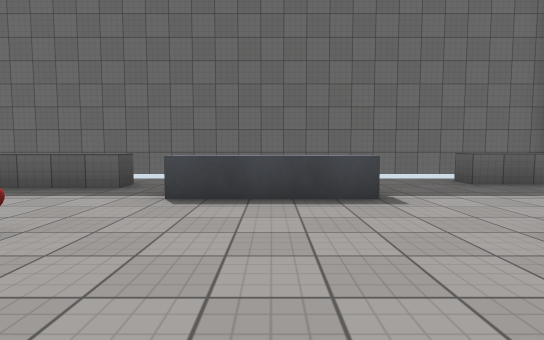
[1] (above)

17 first-person views from a walk through a scene from a Unity 3-D project. The camera is 1.2 m above the floor, tilts 4° down and sees 80° across. The floor is counted in squares, 2 m on a side. Each view is taken from the middle of a square. On the plan, view 1 faces up. The plan holds only what a view shows up to about 10 squares ahead; the rest is blank. The place goes on beyond the plan. The player is left out. Some animated figures are not drawn. Surface patterns are stand-ins for the level's own textures.

[2]
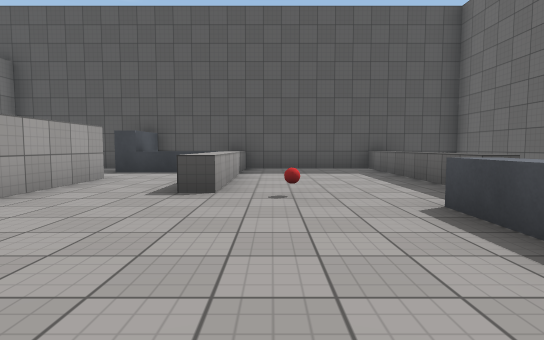

[3]
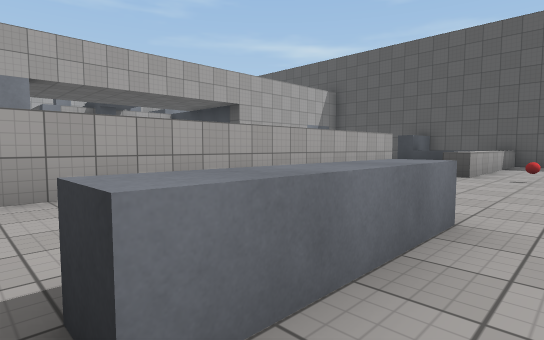

[4]
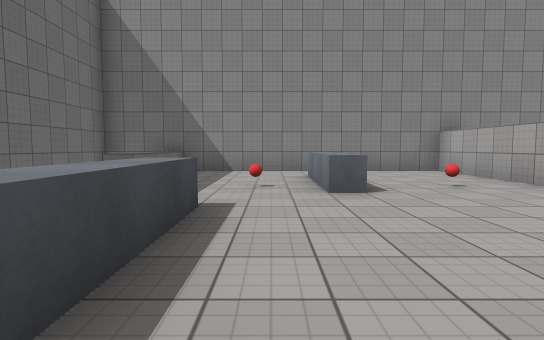

[5]
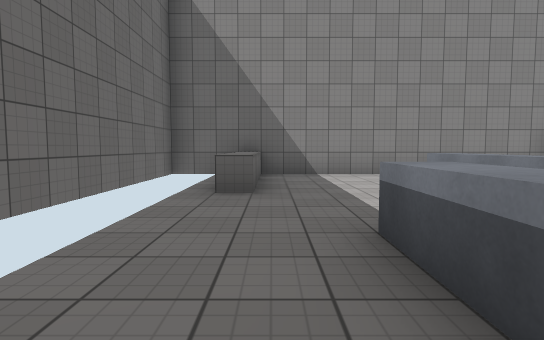

[6]
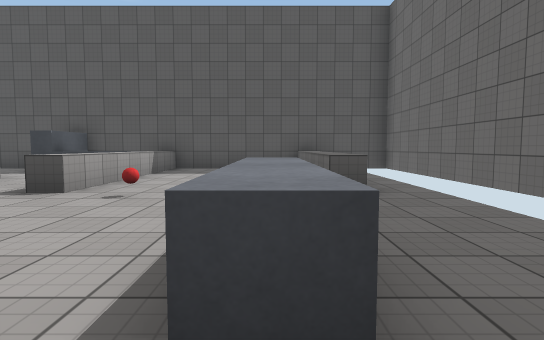

[7]
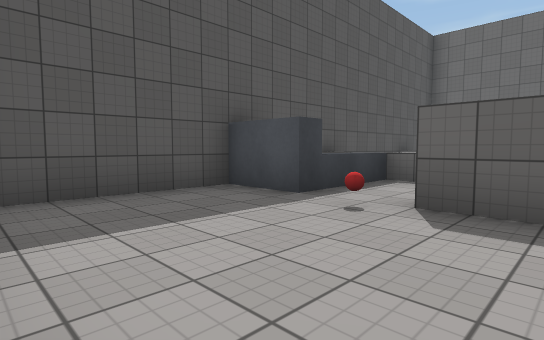

[8]
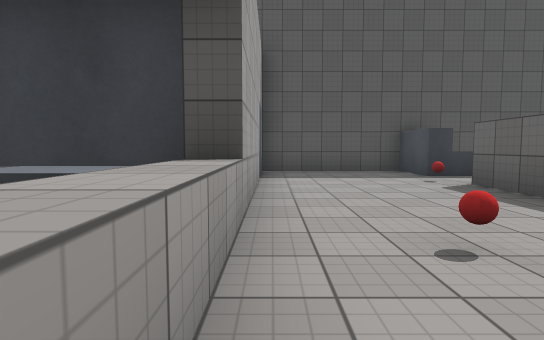

[9]
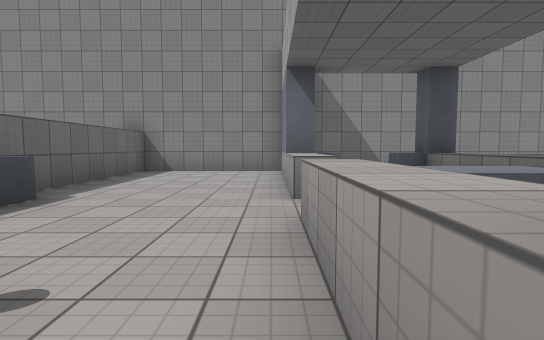

[10]
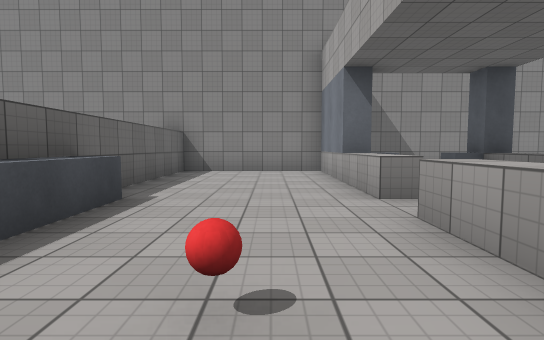

[11]
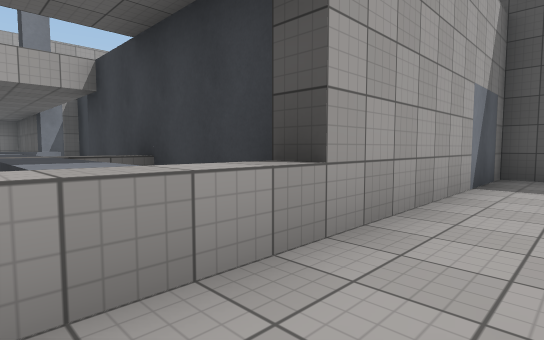

[12]
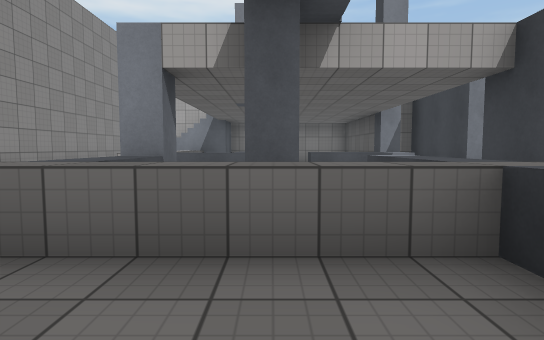

[13]
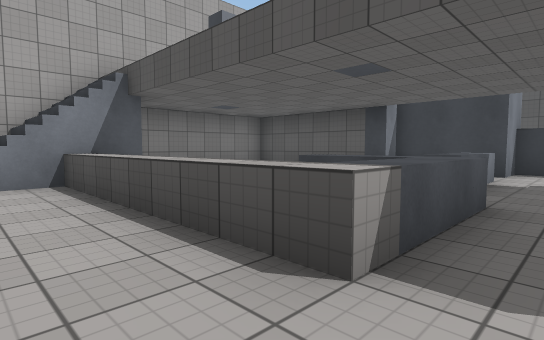

[14]
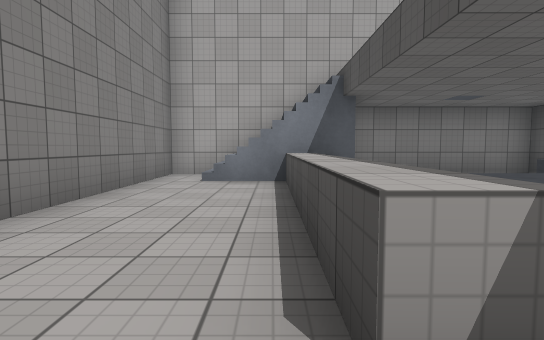

[15]
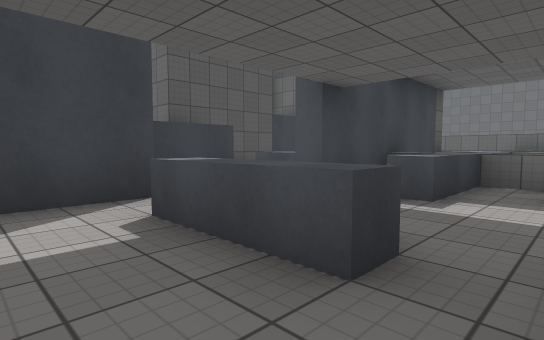

[16]
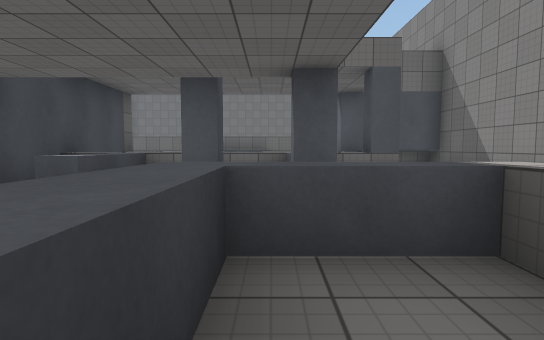

[17]
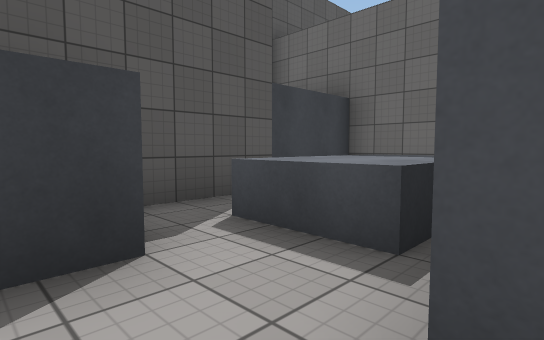

### Floor plan
Key: @ floor where view 1 was taken; # wall or solid block; . floor; / step, stairs or slope; = window, fence, low wall or low ledge; ^ raised ledge; O other object.
Columns run from 8 left of view 1 to 7 right of it. Each row starts with its distance up from view 1.
  7  ###############
  6    ............#
  5  =^^^^......^^=
  4 #......^^^.....#
  3 #..........O...#
  2 #.....O....^^..#
  1  =^^^^.........#
  0  #^.....@..O...#
 -1  #^.....  .....#
 -2 #..O###########
 -3 #..............#
 -4 #......O.......#
 -5 #............##
 -6  ######^^.^^## #
 -7   # ^^#^...    #
 -8   #  ^#^^^^^#  #
 -9   #.^^#.^#.^   #
-10   #...#.^..#   #
-11     #.. ...... #
-12     #.....^^.. #
-13     ##.^^.^^^..#
-14      #......^..#
-15      ##    .^..#
-16       #    .^..#
-17       #    ///.#
-18       #    // .#
-19        ########

Where each view was taken, in squares from view 1:
view 1: 0 up, 0 right, facing up
view 2: 2 up, 2 right, facing left
view 3: 3 up, 5 right, facing down-left
view 4: 3 up, 2 left, facing right
view 5: 5 up, 1 left, facing right
view 6: 4 up, 2 right, facing left
view 7: 5 down, 3 left, facing up-left
view 8: 5 down, 1 right, facing left
view 9: 5 down, 2 left, facing right
view 10: 4 down, 2 left, facing right
view 11: 4 down, 0 right, facing down-left
view 12: 6 down, 1 right, facing down
view 13: 11 down, 5 right, facing down-left
view 14: 11 down, 4 right, facing down
view 15: 14 down, 1 right, facing up-left
view 16: 14 down, 2 right, facing up
view 17: 11 down, 2 left, facing up-left
